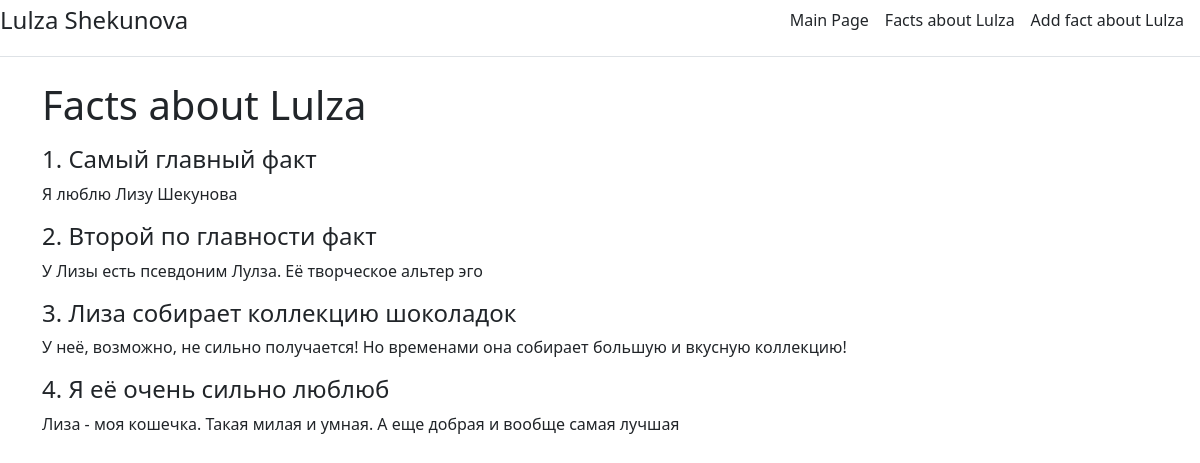
/about, run on the app's committed database.
### main/models.py (models this page shows, shortened)
class Facts(models.Model):
    title = models.CharField('Название факта', max_length=50)
    fact = models.TextField('Описание', blank=True)
    published = models.DateField(auto_now_add=True, db_index=True, verbose_name="Опубликовано")
    class Meta:
        verbose_name = "Факт"
        verbose_name_plural = "Факты"
        ordering = ['published']

### main/views.py (the view)
# urls.py: path('about', views.about, name='about'),
def about(request):
    facts = Facts.objects.all()
    return render(request, 'main/about.html', {'facts': facts})

### main/templates/main/about.html (shortened to what this page needs)
{% extends 'main/base.html' %}
{% block content %}
<h1>Facts about Lulza</h1>
{% for fact in facts %}
        <div>
            <h4>{{fact.id}}. {{fact.title}}</h4>
            <p>{{fact.fact}}</p>
        </div>
    {% endfor %}
{% endblock %}

### main/templates/main/base.html (shortened to what this page needs)
<!DOCTYPE html>
<html lang="en">
<head>
    <link rel="stylesheet" href="https://cdn.jsdelivr.net/npm/bootstrap@5.2.2/dist/css/bootstrap.min.css">
</head>
<body>
    <div class="d-flex flex-column flex-md-row align-items-center pb-3 mb-4 border-bottom">
      <a href="/" class="d-flex align-items-center text-dark text-decoration-none">
        <span class="fs-4">Lulza Shekunova</span>
      </a>
      <nav class="d-inline-flex mt-2 mt-md-0 ms-md-auto">
        <a class="me-3 py-2 text-dark text-decoration-none" href="{% url 'home' %}">Main Page</a>
        <a class="me-3 py-2 text-dark text-decoration-none" href="{% url 'about' %}">Facts about Lulza</a>
        <a class="me-3 py-2 text-dark text-decoration-none" href="{% url 'add-fact' %}">Add fact about Lulza</a>
    </nav>
    </div>
    <div class="container">
        {% block content %}{% endblock %}
    </div>
</body>
</html>

### data on the page
Facts: id "1", title "Самый главный факт", fact "Я люблю Лизу Шекунова"
Facts: id "2", title "Второй по главности факт", fact "У Лизы есть псевдоним Лулза. Её творческое альтер эго"
Facts: id "3", title "Лиза собирает коллекцию шоколадок", fact "У неё, возможно, не сильно получается! Но временами она собирает большую и вкусную коллекцию!"
Facts: id "4", title "Я её очень сильно люблюб", fact "Лиза - моя кошечка. Такая милая и умная. А еще добрая и вообще самая лучшая"
